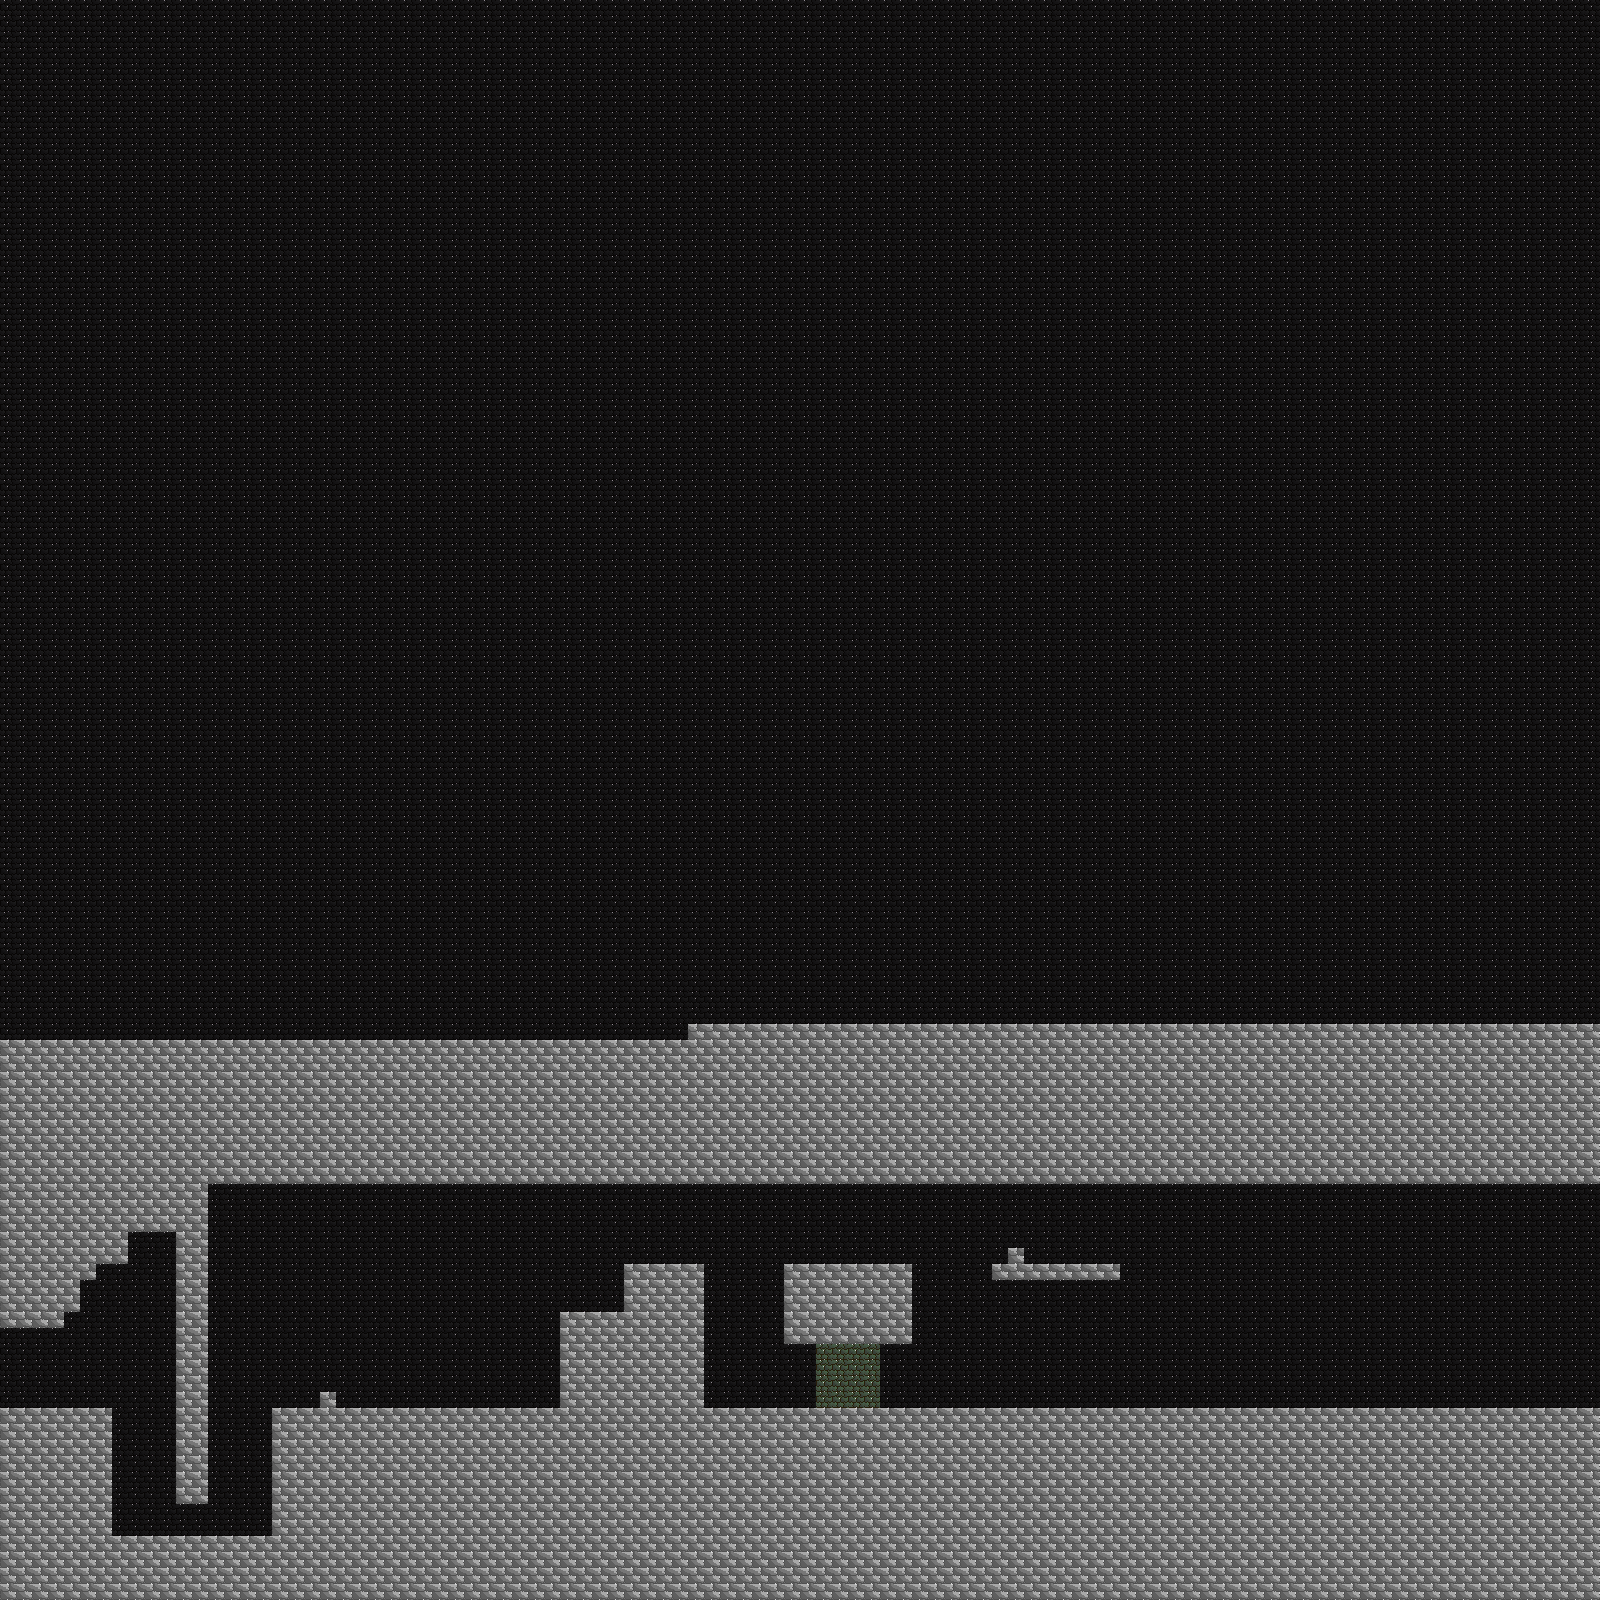

Tiled map render using the project's own tile images. Description and the map definition, with tile-layer contents summarised, below:
An orthogonal 100x100 tile map with 16x16 px tiles, 3 tile layers (Fundão, Fundinho, MayaNivel) and 28 objects.

<map version="1.0" tiledversion="1.1.6" orientation="orthogonal" renderorder="right-down" width="100" height="100" tilewidth="16" tileheight="16" infinite="0" nextobjectid="60">
 <tileset firstgid="1" name="tileset1" tilewidth="16" tileheight="16" tilecount="1400" columns="40">
  <image source="../res/sprites/TempleEntrance1.png" width="640" height="560" />
 </tileset>
 <layer name="Fundão" width="100" height="100">
  <data>[10000 cells, 10000 non-empty, 2 distinct tile ids]</data>
 </layer>
 <layer name="Fundinho" width="100" height="100">
  <data>[10000 cells, 0 non-empty, 0 distinct tile ids]</data>
 </layer>
 <layer name="MayaNivel" width="100" height="100">
  <data>[10000 cells, 2305 non-empty, 1 distinct tile ids]</data>
 </layer>
 <objectgroup name="CollisionLayer">
  <object id="4" x="2" y="1408" width="106" height="202" />
  <object id="6" x="106" y="1537" width="166" height="64.5" />
  <object id="7" x="-1" y="1040" width="64" height="287" />
  <object id="8" x="70" y="1278" width="1" />
  <object id="9" x="65" y="1040" width="18" height="269" />
  <object id="11" x="84" y="1040" width="42" height="223" />
  <object id="13" x="128" y="1040" width="46" height="191" />
  <object id="15" x="175" y="1040" width="34" height="462" />
  <object id="17" x="210" y="1042" width="1306" height="141" />
  <object id="18" x="1516" y="1020" width="82" height="160" />
  <object id="19" x="686" y="1024" width="824" height="10" />
  <object id="21" x="560" y="1312" width="144" height="103" />
  <object id="22" x="625" y="1263" width="77" height="54" />
  <object id="23" x="761" y="1265" width="125" height="78" />
  <object id="24" x="320.125" y="1392" width="15.625" height="16.5" />
  <object id="25" x="971" y="1264" width="127" height="15" />
  <object id="26" x="1010" y="1249" width="12" height="13" />
  <object id="29" x="1277" y="1314" width="130" height="92" />
  <object id="33" x="738" y="1391" width="16" height="16" />
  <object id="35" x="1549" y="1222" width="52" height="19" />
  <object id="37" x="1581" y="1239" width="44" height="171" />
  <object id="40" x="1352" y="1224" width="45" height="15" />
  <object id="49" x="1203" y="1351" width="56" height="38" />
  <object id="51" x="462" y="1347" width="60" height="37" />
  <object id="58" x="278.788" y="1409.09" width="1321.21" height="206.061" />
 </objectgroup>
 <objectgroup name="Enemies">
  <object id="53" x="1004" y="1338" width="28" height="25">
   <properties>
    <property name="switch" value="qwqwqwqw" />
    <property name="type" value="golem" />
   </properties>
  </object>
  <object id="55" x="1441" y="1317" width="40" height="32">
   <properties>
    <property name="type" value="golem" />
   </properties>
  </object>
  <object id="56" x="1508" y="1300" width="48" height="25">
   <properties>
    <property name="type" value="golem" />
   </properties>
  </object>
 </objectgroup>
</map>